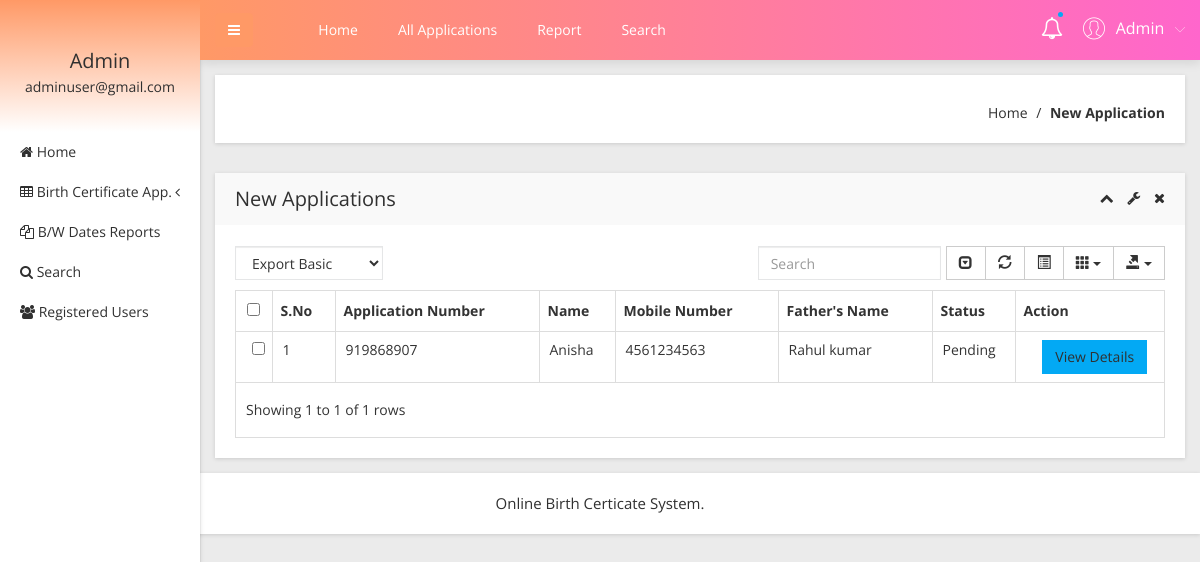
Screenshot of /obcs/admin/new-applications.php (signed in) with the database file from the repository.
### tables this page shows
CREATE TABLE `tblapplication` (
  `ID` int(10) NOT NULL,
  `UserID` int(5) NOT NULL,
  `ApplicationID` varchar(200) DEFAULT NULL,
  `DateofBirth` varchar(200) DEFAULT NULL,
  `Gender` varchar(50) DEFAULT NULL,
  `FullName` varchar(200) DEFAULT NULL,
  `PlaceofBirth` varchar(200) DEFAULT NULL,
  `NameofFather` varchar(200) DEFAULT NULL,
  `NameOfMother` varchar(120) DEFAULT NULL,
  `PermanentAdd` mediumtext DEFAULT NULL,
  `PostalAdd` mediumtext DEFAULT NULL,
  `MobileNumber` bigint(10) DEFAULT NULL,
  `Email` varchar(200) DEFAULT NULL,
  `Dateofapply` timestamp NULL DEFAULT current_timestamp(),
  `Remark` varchar(200) DEFAULT NULL,
  `Status` varchar(50) DEFAULT NULL,
  `UpdationDate` timestamp NULL DEFAULT NULL ON UPDATE current_timestamp()
);

### obcs/admin/new-applications.php (the view, shortened to what this page needs)
<?php
include('includes/dbconnection.php');
if (strlen($_SESSION['obcsaid']==0)) {
  header('location:logout.php');
  } else{
  ?>
<!doctype html>
<html class="no-js" lang="en">
<head>
    <link rel="stylesheet" href="css/bootstrap.min.css">
    <link rel="stylesheet" href="css/font-awesome.min.css">
    <link rel="stylesheet" href="css/adminpro-custon-icon.css">
    <link rel="stylesheet" href="css/meanmenu.min.css">
    <link rel="stylesheet" href="css/jquery.mCustomScrollbar.min.css">
    <link rel="stylesheet" href="css/animate.css">
    <link rel="stylesheet" href="css/data-table/bootstrap-table.css">
    <link rel="stylesheet" href="css/data-table/bootstrap-editable.css">
    <link rel="stylesheet" href="css/normalize.css">
    <link rel="stylesheet" href="css/c3.min.css">
    <link rel="stylesheet" href="style.css">
    <link rel="stylesheet" href="css/responsive.css">
</head>
<body class="materialdesign">
    <div class="wrapper-pro">
      <?php include_once('includes/sidebar.php');?>
        <?php include_once('includes/header.php');?>
            <div class="breadcome-area mg-b-30 small-dn">
                <div class="container-fluid">
                    <div class="row">
                        <div class="col-lg-12">
                            <div class="breadcome-list shadow-reset">
                                <div class="row">
                                    <div class="col-lg-12">
                                        <ul class="breadcome-menu">
                                            <li><a href="dashboard.php">Home</a> <span class="bread-slash">/</span>
                                            </li>
                                            <li><span class="bread-blod">New Application</span>
                                            </li>
                                        </ul>
                                    </div>
                                </div>
                            </div>
                        </div>
                    </div>
                </div>
            </div>
            <div class="data-table-area mg-b-15">
                <div class="container-fluid">
                    <div class="row">
                        <div class="col-lg-12">
                            <div class="sparkline13-list shadow-reset">
                                <div class="sparkline13-hd">
                                    <div class="main-sparkline13-hd">
                                        <h1>New Applications</h1>
                                        <div class="sparkline13-outline-icon">
                                            <span class="sparkline13-collapse-link"><i class="fa fa-chevron-up"></i></span>
                                            <span><i class="fa fa-wrench"></i></span>
                                            <span class="sparkline13-collapse-close"><i class="fa fa-times"></i></span>
                                        </div>
                                    </div>
                                </div>
                                <div class="sparkline13-graph">
                                    <div class="datatable-dashv1-list custom-datatable-overright">
                                        <div id="toolbar">
                                            <select class="form-control">
                                                <option value="">Export Basic</option>
                                            </select>
                                        </div>
                                        <table id="table" data-toggle="table" data-pagination="true" data-search="true" data-show-columns="true" data-show-pagination-switch="true" data-show-refresh="true" data-key-events="true" data-show-toggle="true" data-resizable="true" data-cookie="true" data-cookie-id-table="saveId" data-show-export="true" data-click-to-select="true" data-toolbar="#toolbar">
                                            <thead>
                                                <tr>
                                                    <th>S.No</th>
                                                    <th>Application Number</th>
                                                    <th>Name</th>
                                                    <th >Mobile Number</th>
                                                    <th>Father's Name</th>
                                                    <th>Status</th>
                                                    <th data-field="action">Action</th>
                                                </tr>
                                            </thead>
                                            <tbody>
                                              <?php
$sql="SELECT * from tblapplication where Status is null";
$query = $dbh -> prepare($sql);
$query->execute();
$results=$query->fetchAll(PDO::FETCH_OBJ);
$cnt=1;
if($query->rowCount() > 0)
{
foreach($results as $row)
{               ?>
                                                <tr>
                                                    <td><?php echo htmlentities($cnt);?></td>
                                                    <td><?php  echo htmlentities($row->ApplicationID);?></td>
                                                    <td><?php  echo htmlentities($row->FullName);?></td>
                                                   <td><?php  echo htmlentities($row->MobileNumber);?></td>
                                                    <td><?php  echo htmlentities($row->NameofFather);?></td>
<?php if($row->Status==""){ ?>
<td><?php echo "Pending"; ?></td>
<?php } else { ?>
<td><?php  echo htmlentities($row->Status);?></td>
<?php } ?>
                                                    <td class="datatable-ct">
                                    <a href="view-application-detail.php?viewid=<?php echo htmlentities ($row->ID);?>" class="btn btn-primary">View Details</a>
                                                    </td>
                                                </tr>
                                             <?php $cnt=$cnt+1;}} ?>
                                            </tbody>
                                        </table>
                                    </div>
                                </div>
                            </div>
                        </div>
                    </div>
                </div>
            </div>
        </div>
    </div>
  <?php include_once('includes/footer.php');?>
</body>
</html><?php }  ?>

### obcs/admin/includes/sidebar.php (shortened to what this page needs)
     <?php
include('includes/dbconnection.php');
if (strlen($_SESSION['obcsaid']==0)) {
  header('location:logout.php');
  } else{
  ?>
  <div class="left-sidebar-pro">
            <nav id="sidebar">
                <div class="sidebar-header">
                    <?php
$aid=$_SESSION['obcsaid'];
$sql="SELECT AdminName,Email from  tbladmin where ID=:aid";
$query = $dbh -> prepare($sql);
$query->bindParam(':aid',$aid,PDO::PARAM_STR);
$query->execute();
$results=$query->fetchAll(PDO::FETCH_OBJ);
$cnt=1;
if($query->rowCount() > 0)
{
foreach($results as $row)
{               ?>
                    <h3> <?php  echo $row->AdminName;?></h3>
                    <p> <?php  echo $row->Email;?></p>
                  <?php $cnt=$cnt+1;}} ?>
                </div>
                <div class="left-custom-menu-adp-wrap">
                    <ul class="nav navbar-nav left-sidebar-menu-pro">
                        <li class="nav-item">
                            <a href="dashboard.php" role="button" aria-expanded="false"><i class="fa big-icon fa-home"></i> <span class="mini-dn">Home</span> </a>
                        </li>
                        <li class="nav-item"><a href="#" data-toggle="dropdown" role="button" aria-expanded="false" class="nav-link dropdown-toggle"><i class="fa big-icon fa-table"></i> <span class="mini-dn">Birth Certificate App.</span> <span class="indicator-right-menu mini-dn"><i class="fa indicator-mn fa-angle-left"></i></span></a>
                        </li>
                        <li class="nav-item">
                            <a href="between-dates-report.php" role="button" aria-expanded="false"><i class="fa big-icon fa-files-o"></i> <span class="mini-dn">B/W Dates Reports</span> </a>
                        </li>
                        <li class="nav-item">
                            <a href="search.php" role="button" aria-expanded="false"><i class="fa fa-search"></i> <span class="mini-dn">Search</span> </a>
                        </li>
                             <li class="nav-item">
                            <a href="  registered-users.php" role="button" aria-expanded="false"><i class="fa fa-users"></i> <span class="mini-dn">Registered Users</span> </a>
                        </li>
                    </ul>
                </div>
            </nav>
        </div>
        <?php }  ?>

### obcs/admin/includes/header.php (shortened to what this page needs)
      <?php
include('includes/dbconnection.php');
if (strlen($_SESSION['obcsaid']==0)) {
  header('location:logout.php');
  } else{
  ?>
 <div class="content-inner-all">
            <div class="header-top-area">
                <div class="fixed-header-top">
                    <div class="container-fluid">
                        <div class="row">
                            <div class="col-lg-1 col-md-6 col-sm-6 col-xs-12">
                                <button type="button" id="sidebarCollapse" class="btn bar-button-pro header-drl-controller-btn btn-info navbar-btn">
                                    <i class="fa fa-bars"></i>
                                </button>
                            </div>
                            <div class="col-lg-6 col-md-1 col-sm-1 col-xs-12">
                                <div class="header-top-menu tabl-d-n">
                                    <ul class="nav navbar-nav mai-top-nav">
                                        <li class="nav-item"><a href="dashboard.php" class="nav-link">Home</a>
                                        </li>
                                        <li class="nav-item"><a href="all-applications.php" class="nav-link">All Applications</a>
                                        </li>
                                        <li class="nav-item"><a href="between-dates-report.php" class="nav-link">Report</a>
                                        </li>
                                        <li class="nav-item"><a href="search.php" class="nav-link">Search</a>
                                        </li>
                                    </ul>
                                </div>
                            </div>
                            <div class="col-lg-5 col-md-5 col-sm-6 col-xs-12">
                                <div class="header-right-info">
                                    <ul class="nav navbar-nav mai-top-nav header-right-menu">
                                        <li class="nav-item"><a href="new-birth-application.php" data-toggle="dropdown" role="button" aria-expanded="false" class="nav-link dropdown-toggle"><i class="fa fa-bell-o" aria-hidden="true"></i><span class="indicator-nt"></span></a>
                                        </li>
                                        <li class="nav-item">
                                            <a href="#" data-toggle="dropdown" role="button" aria-expanded="false" class="nav-link dropdown-toggle">
                                                <?php
$aid=$_SESSION['obcsaid'];
$sql="SELECT AdminName,Email from  tbladmin where ID=:aid";
$query = $dbh -> prepare($sql);
$query->bindParam(':aid',$aid,PDO::PARAM_STR);
$query->execute();
$results=$query->fetchAll(PDO::FETCH_OBJ);
$cnt=1;
if($query->rowCount() > 0)
{
foreach($results as $row)
{               ?>
                                                <span class="adminpro-icon adminpro-user-rounded header-riht-inf"></span>
                                                <span class="admin-name"><?php  echo $row->AdminName;?></span>
                                                <span class="author-project-icon adminpro-icon adminpro-down-arrow"></span><?php $cnt=$cnt+1;}} ?>
                                            </a>
                                        </li>
                                    </ul>
                                </div>
                            </div>
                        </div>
                    </div>
                </div>
            </div><?php }  ?>

### rows the page displays
tblapplication: ApplicationID "919868907", FullName "Anisha", MobileNumber "4561234563", NameofFather "Rahul kumar", shows "Pending"

### other values shown
$row->AdminName "Admin"
$row->Email "adminuser@gmail.com"
